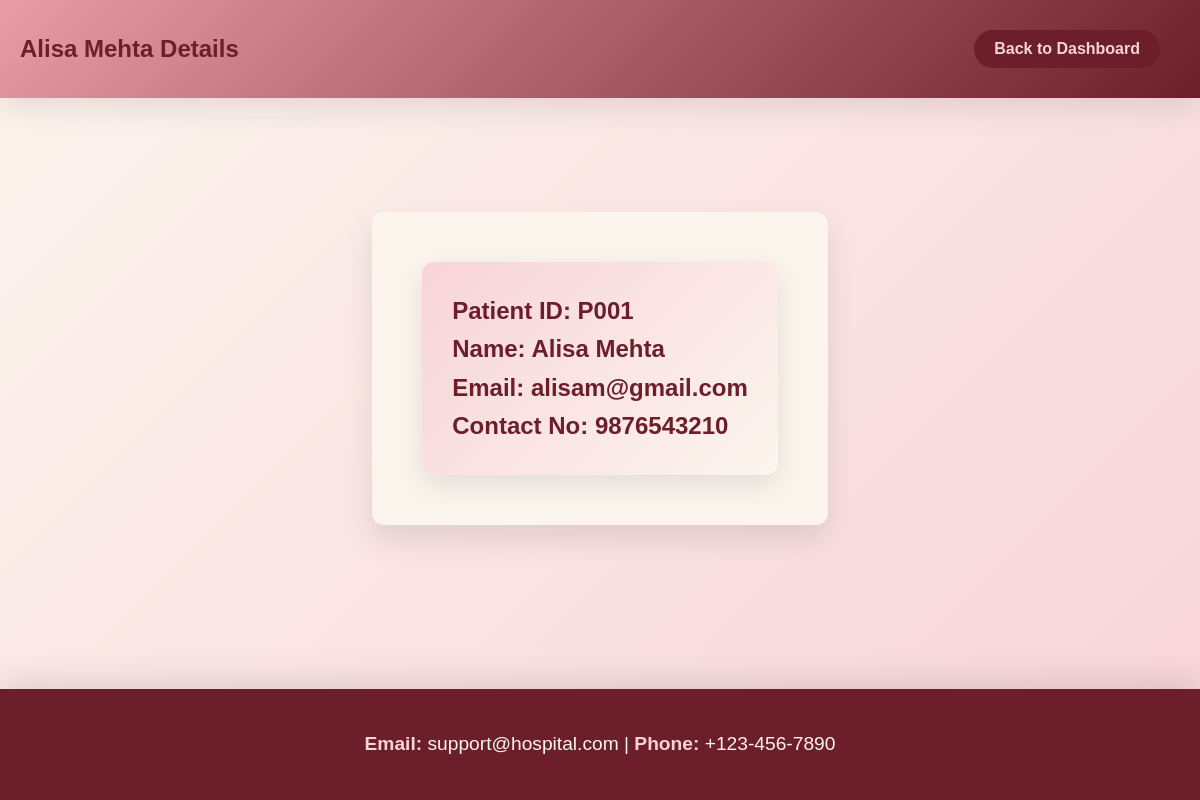
The app's page /view_patient/P001 with its own data.
### models.py (models this page shows)
class Patient(db.Model):
    patient_id = db.Column(db.String(10), primary_key=True)
    patient_name = db.Column(db.String(50), nullable=False)
    password = db.Column(db.String(8), nullable=False)
    email = db.Column(db.String(30), nullable=True)
    contact_no = db.Column(db.String(10),  nullable=True)

### app.py (the view)
@app.route('/view_patient/<string:patient_id>', methods=['GET'])
def view_patient(patient_id):
    patient = Patient.query.get(patient_id)
    if not patient:
        flash("Patient not found!", "error")
        return redirect(url_for('admin_dashboard'))
    return render_template(
        'view_patient.html',
        patient=patient
    )

### templates/view_patient.html (shortened to what this page needs)
<!DOCTYPE html>
<html lang="en">
<head>
    <link rel="stylesheet" href="{{ url_for('static', filename='style2.css') }}">
</head>
<body>
    <header>
        <div class="container">
            <nav class="main-nav">
                <ul>
                    <li>
                        <h2 style="color: #6C1E2B">{{patient.patient_name}} Details</h2>
                    </li>
                </ul>
            </nav>
            <div class="button-container">
                <a href="{{ url_for('admin_dashboard') }}">
                    <button type="button" class="nav-button"><b>Back to Dashboard</b></button>
                </a>
            </div>
        </div>
    </header>
    <main>
        <section id="appointment-actions">
            <div class="container">
                <h2><strong>Patient ID:</strong> {{ patient.patient_id }}</h2>
                <h2><strong>Name:</strong> {{ patient.patient_name }}</h2>
                <h2><strong>Email:</strong> {{ patient.email }}</h2>
                <h2><strong>Contact No:</strong> {{ patient.contact_no }}</h2>
            </div>
        </section>
    </main>
    <footer id="contactUs">
        <div class="container">
            <p><strong>Email:</strong> support@hospital.com |
                <strong>Phone:</strong> +123-456-7890
            </p>
        </div>
    </footer>
</body>
</html>

### static/style2.css (style rules this page uses)
* { margin: 0; padding: 0; box-sizing: border-box; }
html { scroll-behavior: smooth; }
body { font-family: 'Arial', sans-serif; background: linear-gradient(135deg, #FCF5EE, #F8D4D8); color: #6C1E2B; line-height: 1.6; min-height: 100vh; display: flex; flex-direction: column; justify-content: space-between; }
header { background: linear-gradient(135deg, #E89CA5, #6C1E2B); color: #FCF5EE; padding: 10px 0; box-shadow: 0 10px 30px rgba(0, 0, 0, 0.1); position: sticky; top: 0; z-index: 100; }
header .container { display: flex; justify-content: space-between; align-items: center; max-width: 1200px; margin: 0 auto; padding: 0 20px; }
nav ul { list-style-type: none; display: flex; }
nav ul li { margin-left: 30px; }
nav ul li:first-child { margin-left: 0; }
.button-container { display: flex; gap: 10px; justify-content: flex-end; padding: 20px; }
.nav-button { background-color: #6C1E2B; color: #F8D4D8; border: none; border-radius: 20px; padding: 10px 20px; font-size: 16px; font-weight: 800px; cursor: pointer; transition: all 0.3s ease; }
main { padding: 50px 50px; max-width: 1200px; margin: 0 auto; background-color: #FCF5EE; box-shadow: 0 15px 30px rgba(0, 0, 0, 0.1); border-radius: 12px; margin-top: 20px; margin-bottom: 20px; }
footer { background: #6C1E2B; color: #FCF5EE; padding: 40px 20px; text-align: center; box-shadow: 0 -10px 30px rgba(0, 0, 0, 0.1); margin-top: 50px; }
footer .container { max-width: 1000px; margin: 0 auto; padding: 0 20px; }
footer p { color: #FCF5EE; font-size: 1.2rem; white-space: normal; word-break: break-word; }
footer p strong { color: #F8D4D8; }
section { padding: 30px; border-radius: 12px; background: linear-gradient(135deg, #F8D4D8, #FCF5EE); box-shadow: 0 10px 30px rgba(0, 0, 0, 0.1); transition: transform 0.3s ease, box-shadow 0.3s ease; }
main { padding: 50px; max-width: 1200px; margin: 0 auto; background-color: #FCF5EE; box-shadow: 0 15px 30px rgba(0, 0, 0, 0.1); border-radius: 12px; margin-top: 20px; margin-bottom: 20px; }

### records on screen
Patient: patient_name "Alisa Mehta", patient_id "P001", email "alisam@gmail.com", contact_no "9876543210"
